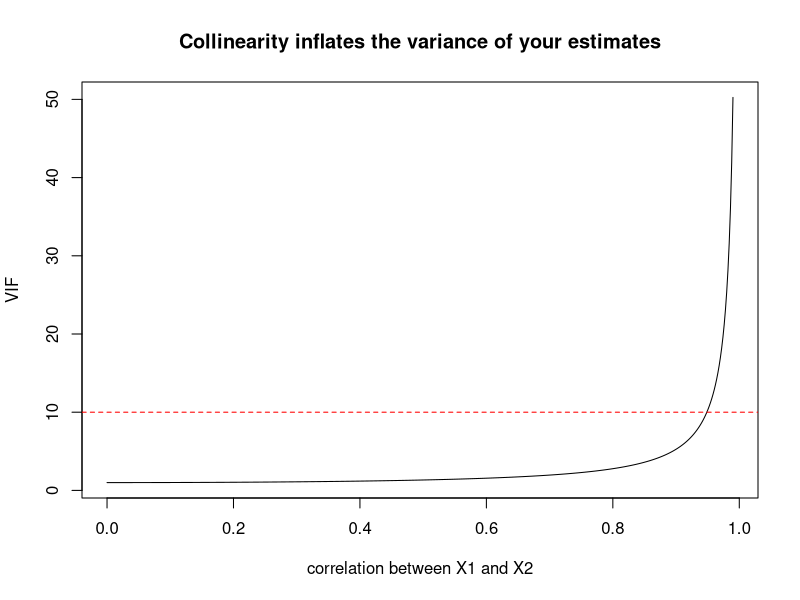

Generate this figure with R:
## ---- chunk 1
set.seed(1936)  # Fisher's "The Design of Experiments"
base <- rnorm(100)
y  <- base + rnorm(100)
x1 <- base + rnorm(100)
x2 <- base + rnorm(100)
dat <- data.frame(y, x1, x2)

# x1 and x2 are correlated because they share 'base'
round(cor(dat), 2)
## ---- chunk 2
lm3 <- lm(y ~ x1 + x2, data = dat)
coef(lm3)
## ---- chunk 3
r_y1 <- cor(x1, y); r_y2 <- cor(x2, y); r_12 <- cor(x1, x2)

# semipartial correlation of x1 (unique slice = area a)
sr1 <- (r_y1 - r_y2 * r_12) / sqrt(1 - r_12^2)

# partial correlation of x1 (a / (a + e))
pr1 <- (r_y1 - r_y2 * r_12) / sqrt((1 - r_y2^2) * (1 - r_12^2))

# standardized regression coefficient (beta) for x1
beta1 <- (r_y1 - r_y2 * r_12) / (1 - r_12^2)

round(c(semipartial = sr1, partial = pr1, beta = beta1), 3)
## ---- chunk 4
lm3z <- lm(scale(y) ~ scale(x1) + scale(x2), data = dat)
round(coef(lm3z)[["scale(x1)"]], 3)   # compare to beta1 above
## ---- chunk 5
R  <- cor(y, predict(lm3))
R2 <- var(predict(lm3)) / var(y)
round(c(R = R, R2 = R2, R2_from_summary = summary(lm3)$r.squared), 3)
## ---- chunk 6
n <- length(y); k <- 2
R2_adj <- 1 - (1 - R2) * (n - 1) / (n - k - 1)
round(c(R2_adj = R2_adj, adj_from_summary = summary(lm3)$adj.r.squared), 3)
## ---- chunk 7
R2_1  <- summary(lm(x1 ~ x2, data = dat))$r.squared   # x1 explained by x2
VIF1  <- 1 / (1 - R2_1)

SEb1 <- (sd(y) / sd(x1)) * sqrt(VIF1) * sqrt((1 - R2) / (n - k - 1))
b1   <- coef(lm3)[["x1"]]
t1   <- b1 / SEb1
p1   <- 2 * pt(-abs(t1), df = n - k - 1)      # df = n - k - 1, NOT n - 1

round(c(SE = SEb1, t = t1, p = p1), 4)
summary(lm3)$coefficients["x1", ]              # compare
## ---- chunk 8
Fmodel <- (R2 / k) / ((1 - R2) / (n - k - 1))
pF     <- pf(Fmodel, df1 = k, df2 = n - k - 1, lower.tail = FALSE)
round(c(F = Fmodel, p = pF), 5)
summary(lm3)$fstatistic          # compare F and its df
## ---- chunk 9
curve(1 / (1 - x^2), from = 0, to = 0.99, n = 500,
      xlab = "correlation between X1 and X2", ylab = "VIF",
      main = "Collinearity inflates the variance of your estimates")
abline(h = 10, col = "red", lty = 2)   # a common (rough) rule-of-thumb threshold
## ---- chunk 10
set.seed(42); n <- 200
x1 <- rnorm(n); x2 <- 0.7 * x1 + rnorm(n, sd = sqrt(1 - 0.49))   # x1 and x2 correlate ~ .7
y  <- 0.5 * x1 + 0.4 * x2 + rnorm(n)

anova(lm(y ~ x1 + x2))[1:2, "Sum Sq"]     # x1 first, then x2
anova(lm(y ~ x2 + x1))[1:2, "Sum Sq"]     # x2 first, then x1 — same data, different split
## ---- chunk 11
full <- lm(y ~ x1 + x2)
c(x1_unique = anova(lm(y ~ x2), full)[["Sum of Sq"]][2],   # what x1 adds, controlling x2
  x2_unique = anova(lm(y ~ x1), full)[["Sum of Sq"]][2])   # what x2 adds, controlling x1
## ---- chunk 12
c(unique_sum = anova(lm(y ~ x2), full)[["Sum of Sq"]][2] +
               anova(lm(y ~ x1), full)[["Sum of Sq"]][2],
  model_SS   = sum(anova(full)[1:2, "Sum Sq"]))
## ---- chunk 13
composite <- rowMeans(data.frame(x1z = scale(x1), x2z = scale(x2)))
round(summary(lm(y ~ composite))$coefficients, 3)
## ---- chunk 14
gpa <- read.csv("data/gpa.csv")
fit <- lm(CollegeGPA ~ HSGPA + SATtotal + QLOR, data = gpa)
round(summary(fit)$coefficients, 4)
c(R2 = summary(fit)$r.squared, adj_R2 = summary(fit)$adj.r.squared)
## ---- chunk 15
preds <- c("HSGPA", "SATtotal", "QLOR")
vif <- sapply(preds, function(p) {
  others <- setdiff(preds, p)
  r2 <- summary(lm(as.formula(paste(p, "~", paste(others, collapse = "+"))), data = gpa))$r.squared
  1 / (1 - r2)
})
round(vif, 2)
